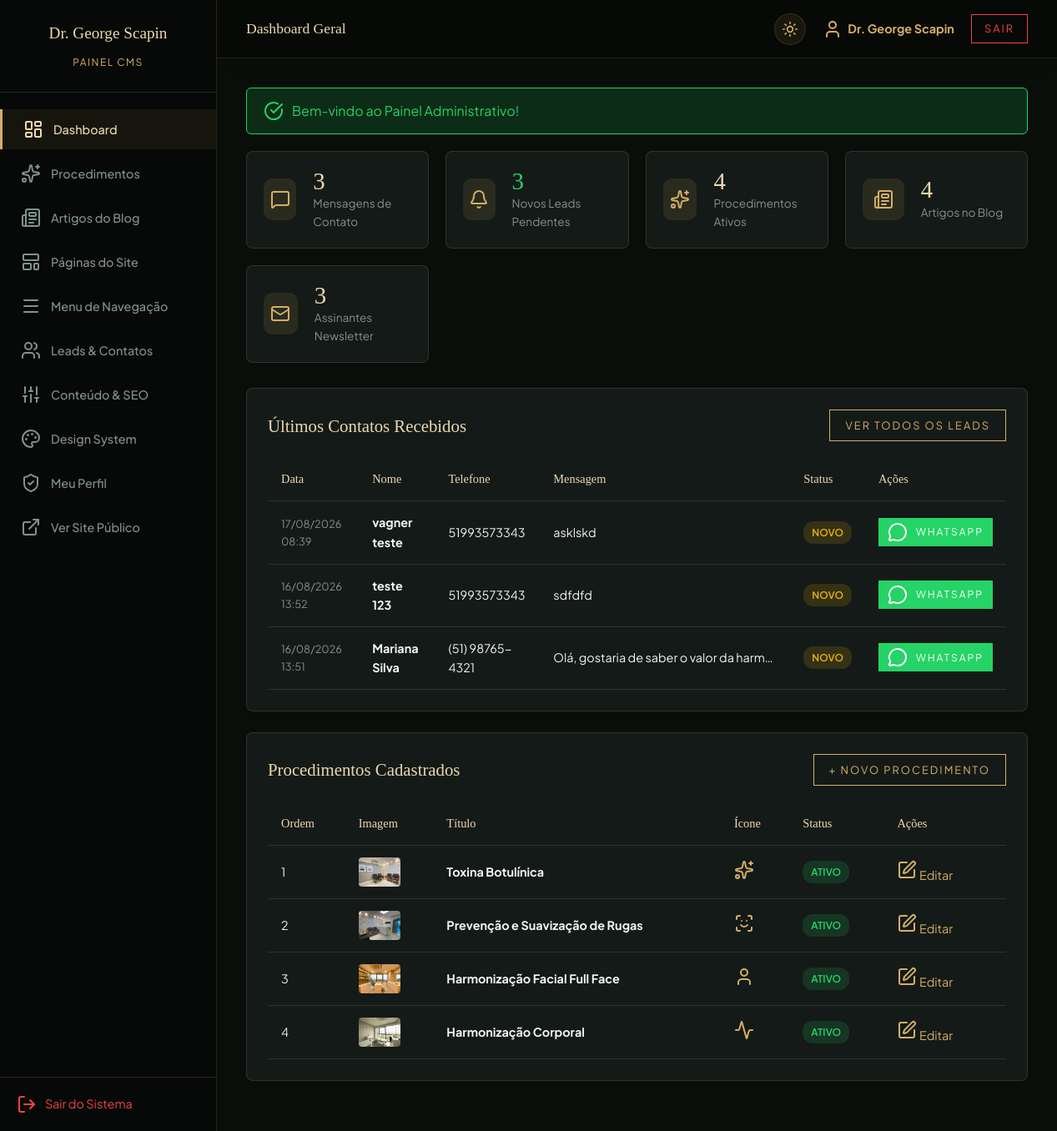
The page /admin (signed in) on the database its author committed.
### tables this page shows
CREATE TABLE `contact_messages` (
  `id` int NOT NULL AUTO_INCREMENT,
  `nome` varchar(255) NOT NULL,
  `telefone` varchar(50) NOT NULL,
  `mensagem` text NOT NULL,
  `status` varchar(50) DEFAULT 'novo',
  `created_at` datetime DEFAULT CURRENT_TIMESTAMP,
  PRIMARY KEY (`id`)
);

CREATE TABLE `procedures` (
  `id` int NOT NULL AUTO_INCREMENT,
  `title` varchar(255) NOT NULL,
  `slug` varchar(255) NOT NULL,
  `short_description` text NOT NULL,
  `full_description` text,
  `image_url` varchar(255) DEFAULT NULL,
  `icon_name` varchar(50) DEFAULT 'sparkles',
  `sort_order` int DEFAULT '0',
  `is_active` tinyint(1) DEFAULT '1',
  `created_at` datetime DEFAULT CURRENT_TIMESTAMP,
  `updated_at` datetime DEFAULT CURRENT_TIMESTAMP ON UPDATE CURRENT_TIMESTAMP,
  PRIMARY KEY (`id`),
  UNIQUE KEY `slug` (`slug`)
);

### app/Presentation/Controllers/AdminController.php (called while the page is built, shortened)
<?php
class AdminController
{
    private PDOProcedureRepository $procedureRepo;
    private PDOLeadRepository $leadRepo;
    private PDOPostRepository $postRepo;
    public function __construct()
    {
        $this->procedureRepo = new PDOProcedureRepository();
        $this->leadRepo = new PDOLeadRepository();
        $this->postRepo = new PDOPostRepository();
    }
    public function dashboard(): void
    {
        $contacts = $this->leadRepo->getAllContacts();
        $subscribers = $this->leadRepo->getAllNewsletterSubscribers();
        $procedures = $this->procedureRepo->getAll(false);
        $posts = $this->postRepo->getAll(false);
        $newLeadsCount = $this->leadRepo->countNewLeads();
        require admin_view_path('dashboard');
    }
}

### public/admin/index.php (called while the page is built, shortened)
<?php
require_once __DIR__ . '/../index.php';

### app/Infrastructure/Database/Connection.php (called while the page is built, shortened)
<?php
class Connection
{
    private static ?PDO $instance = null;
    public static function getInstance(): PDO
    {
        if (self::$instance === null) {
            $config = require __DIR__ . '/../../../config/database.php';
            try {
                $driver = $config['driver'] ?? 'mysql';
                if ($driver === 'sqlite') {
                    $dbPath = $config['database'];
                    self::$instance = new PDO("sqlite:" . $dbPath, null, null, [
                        PDO::ATTR_ERRMODE => PDO::ERRMODE_EXCEPTION,
                        PDO::ATTR_DEFAULT_FETCH_MODE => PDO::FETCH_ASSOC,
                        PDO::ATTR_EMULATE_PREPARES => false
                    ]);
                    self::$instance->exec('PRAGMA foreign_keys = ON;');
                } else {
                    $dsn = "mysql:host={$config['host']};port={$config['port']};dbname={$config['database']};charset={$config['charset']}";
                    self::$instance = new PDO($dsn, $config['username'], $config['password'], [
                        PDO::ATTR_ERRMODE => PDO::ERRMODE_EXCEPTION,
                        PDO::ATTR_DEFAULT_FETCH_MODE => PDO::FETCH_ASSOC,
                        PDO::ATTR_EMULATE_PREPARES => false,
                        PDO::MYSQL_ATTR_INIT_COMMAND => "SET NAMES utf8mb4"
                    ]);
                }
            } catch (PDOException $e) {
                die("Erro na conexão com o banco de dados MySQL: " . $e->getMessage());
            }
        }
        return self::$instance;
    }
}

### app/Infrastructure/Repositories/PDOLeadRepository.php (called while the page is built, shortened)
<?php
class PDOLeadRepository
{
    private PDO $pdo;
    public function __construct()
    {
        $this->pdo = Connection::getInstance();
    }
    public function getAllContacts(): array
    {
        $stmt = $this->pdo->query("SELECT * FROM contact_messages ORDER BY created_at DESC");
        return $stmt->fetchAll();
    }
    public function getAllNewsletterSubscribers(): array
    {
        $stmt = $this->pdo->query("SELECT * FROM newsletter_subscribers ORDER BY created_at DESC");
        return $stmt->fetchAll();
    }
    public function countNewLeads(): int
    {
        $stmt = $this->pdo->query("SELECT COUNT(*) as total FROM contact_messages WHERE status = 'novo'");
        $row = $stmt->fetch();
        return (int)($row['total'] ?? 0);
    }
}

### config/database.php (called while the page is built)
<?php
return [
    'driver' => getenv('DB_CONNECTION') ?: 'mysql',
    'host' => getenv('DB_HOST') ?: '127.0.0.1',
    'port' => (int)(getenv('DB_PORT') ?: 3306),
    'database' => getenv('DB_DATABASE') ?: 'clinica_george',
    'username' => getenv('DB_USERNAME') ?: 'root',
    'password' => getenv('DB_PASSWORD') ?: '',
    'charset' => 'utf8mb4'
];

### app/Infrastructure/Repositories/PDOProcedureRepository.php (called while the page is built, shortened)
<?php
class PDOProcedureRepository
{
    private PDO $pdo;
    public function __construct()
    {
        $this->pdo = Connection::getInstance();
    }
    public function getAll(bool $onlyActive = true): array
    {
        try {
            $sql = "SELECT * FROM procedures";
            $sql .= " ORDER BY sort_order ASC, id ASC";
            $stmt = $this->pdo->query($sql);
            return $stmt ? $stmt->fetchAll() : [];
        } catch (\Throwable $e) {
            return [];
        }
    }
}

### app/Infrastructure/Repositories/PDOPostRepository.php (called while the page is built, shortened)
<?php
class PDOPostRepository
{
    private PDO $pdo;
    public function __construct()
    {
        $this->pdo = Connection::getInstance();
    }
    public function getAll(bool $onlyPublished = true): array
    {
        try {
            $sql = "SELECT * FROM posts";
            $sql .= " ORDER BY created_at DESC, id DESC";
            $stmt = $this->pdo->query($sql);
            return $stmt ? $stmt->fetchAll() : [];
        } catch (\Throwable $e) {
            return [];
        }
    }
}

### app/helpers.php (called while the page is built, shortened)
<?php
if (!function_exists('asset')) {
    function asset(string $path): string {
        $path = ltrim($path, '/');
        return '/' . $path;
    }
}
if (!function_exists('url')) {
    function url(string $path = ''): string {
        $path = ltrim($path, '/');
        return '/' . $path;
    }
}

### admin/views/dashboard.php (the view, shortened to what this page needs)
<div class="stats-grid">
  <div class="stat-card">
    <div class="stat-icon"><i data-lucide="message-square" size="24"></i></div>
    <div>
      <div class="stat-val"><?= count($contacts) ?></div>
      <div class="stat-label">Mensagens de Contato</div>
    </div>
  </div>
  <div class="stat-card">
    <div class="stat-icon"><i data-lucide="bell" size="24"></i></div>
    <div>
      <div class="stat-val" style="color: #25D366;"><?= $newLeadsCount ?></div>
      <div class="stat-label">Novos Leads Pendentes</div>
    </div>
  </div>
  <div class="stat-card">
    <div class="stat-icon"><i data-lucide="sparkles" size="24"></i></div>
    <div>
      <div class="stat-val"><?= count($procedures) ?></div>
      <div class="stat-label">Procedimentos Ativos</div>
    </div>
  </div>
  <div class="stat-card">
    <div class="stat-icon"><i data-lucide="newspaper" size="24"></i></div>
    <div>
      <div class="stat-val"><?= count($posts ?? []) ?></div>
      <div class="stat-label">Artigos no Blog</div>
    </div>
  </div>
  <div class="stat-card">
    <div class="stat-icon"><i data-lucide="mail" size="24"></i></div>
    <div>
      <div class="stat-val"><?= count($subscribers) ?></div>
      <div class="stat-label">Assinantes Newsletter</div>
    </div>
  </div>
</div>
<div class="admin-card">
  <div style="display: flex; justify-content: space-between; align-items: center; margin-bottom: 20px; flex-wrap: wrap; gap: 10px;">
    <h3 style="color: var(--gold-light); font-size: 1.3rem;">Últimos Contatos Recebidos</h3>
    <a href="<?= url('/admin/leads') ?>" class="btn-primary" style="padding: 8px 18px; font-size: 0.8rem;">Ver Todos os Leads</a>
  </div>
  <?php if (empty($contacts)): ?>
    <p style="color: var(--text-muted); text-align: center; padding: 30px;">Nenhuma mensagem de contato recebida ainda.</p>
  <?php else: ?>
    <table class="admin-table">
      <thead>
        <tr>
          <th>Data</th>
          <th>Nome</th>
          <th>Telefone</th>
          <th>Mensagem</th>
          <th>Status</th>
          <th>Ações</th>
        </tr>
      </thead>
      <tbody>
        <?php foreach (array_slice($contacts, 0, 5) as $c): ?>
          <tr>
            <td style="color: var(--text-muted); font-size: 0.8rem;"><?= date('d/m/Y H:i', strtotime($c['created_at'])) ?></td>
            <td><strong><?= htmlspecialchars($c['nome']) ?></strong></td>
            <td><?= htmlspecialchars($c['telefone']) ?></td>
            <td style="max-width: 300px; white-space: nowrap; overflow: hidden; text-overflow: ellipsis;"><?= htmlspecialchars($c['mensagem']) ?></td>
            <td>
              <span class="badge <?= $c['status'] === 'novo' ? 'badge-warning' : ($c['status'] === 'atendido' ? 'badge-success' : 'badge-muted') ?>">
                <?= ucfirst($c['status']) ?>
              </span>
            </td>
            <td>
              <a href="https://wa.me/55<?= preg_replace('/\D/', '', $c['telefone']) ?>?text=Olá%20<?= urlencode($c['nome']) ?>,%20recebemos%20sua%20mensagem%20no%20site%20do%20Dr.%20George%20Scapin." target="_blank" class="btn-primary" style="padding: 4px 10px; font-size: 0.75rem; background: #25D366; border-color: #25D366; color: #fff;">
                <i data-lucide="message-circle" size="14"></i> WhatsApp
              </a>
            </td>
          </tr>
        <?php endforeach; ?>
      </tbody>
    </table>
  <?php endif; ?>
</div>
<div class="admin-card">
  <div style="display: flex; justify-content: space-between; align-items: center; margin-bottom: 20px; flex-wrap: wrap; gap: 10px;">
    <h3 style="color: var(--gold-light); font-size: 1.3rem;">Procedimentos Cadastrados</h3>
    <a href="<?= url('/admin/procedures/create') ?>" class="btn-primary" style="padding: 8px 18px; font-size: 0.8rem;">+ Novo Procedimento</a>
  </div>
  <table class="admin-table">
    <thead>
      <tr>
        <th>Ordem</th>
        <th>Imagem</th>
        <th>Título</th>
        <th>Ícone</th>
        <th>Status</th>
        <th>Ações</th>
      </tr>
    </thead>
    <tbody>
      <?php foreach ($procedures as $p): ?>
        <tr>
          <td><?= $p['sort_order'] ?></td>
          <td><img src="<?= asset($p['image_url'] ?: 'assets/images/botox.png') ?>" style="width: 50px; height: 35px; object-fit: cover; border-radius: 4px;"></td>
          <td><strong><?= htmlspecialchars($p['title']) ?></strong></td>
          <td><i data-lucide="<?= htmlspecialchars($p['icon_name'] ?: 'sparkles') ?>" size="18" style="color: var(--gold-primary);"></i></td>
          <td>
            <span class="badge <?= $p['is_active'] ? 'badge-success' : 'badge-muted' ?>">
              <?= $p['is_active'] ? 'Ativo' : 'Inativo' ?>
            </span>
          </td>
          <td>
            <a href="<?= url('/admin/procedures/edit/' . $p['id']) ?>" style="color: var(--gold-primary); margin-right: 15px; text-decoration: none;"><i data-lucide="edit" size="16"></i> Editar</a>
          </td>
        </tr>
      <?php endforeach; ?>
    </tbody>
  </table>
</div>
<?php
require __DIR__ . '/../layouts/admin_layout.php';
?>

### public/assets/css/style.css (style rules this page uses)
:root { --bg-color: #060907; --bg-light: #121814; --bg-input: #1a221c; --gold-primary: #C5A059; --gold-light: #E0C38C; --text-main: #F4F4F4; --text-muted: #A0A0A0; --header-bg: rgba(6, 9, 7, 0.95); --header-border: rgba(197, 160, 89, 0.15); --hero-overlay-start: rgba(6,9,7,0.4); --hero-overlay-end: rgba(6,9,7,0.9); --page-header-bg: linear-gradient(to bottom, #121814 0%, #060907 100%); --card-border: rgba(197, 160, 89, 0.1); --card-border-hover: rgba(197, 160, 89, 0.4); --card-bg: #121814; --hero-bg-image: url('./assets/hero.png'); --logo-filter: invert(86%) sepia(18%) saturate(687%) hue-rotate(345deg) brightness(97%) contrast(89%); --font-serif: 'Playfair Display', serif; --font-sans: 'Montserrat', sans-serif; }
* { margin: 0; padding: 0; box-sizing: border-box; }
body { background-color: var(--bg-color); color: var(--text-main); font-family: var(--font-sans); line-height: 1.6; -webkit-font-smoothing: antialiased; overflow-x: hidden; transition: background-color 0.4s ease, color 0.4s ease; }
h1, h2, h3, h4 { font-family: var(--font-serif); font-weight: 400; }
img { max-width: 100%; height: auto; display: block; }
.btn-primary { display: inline-flex; align-items: center; gap: 10px; padding: 15px 35px; background-color: transparent; color: var(--gold-primary); border: 1px solid var(--gold-primary); text-decoration: none; font-size: 0.9rem; letter-spacing: 2px; text-transform: uppercase; transition: all 0.3s; cursor: pointer; }

### public/assets/css/admin-design-system.css (style rules this page uses)
:root { --font-sans: 'Plus Jakarta Sans', -apple-system, BlinkMacSystemFont, "Segoe UI", Roboto, sans-serif; --font-serif: 'Playfair Display', Georgia, serif; --admin-sidebar-w: 260px; --admin-topbar-h: 68px; --radius-xs: 4px; --radius-sm: 8px; --radius-md: 12px; --radius-lg: 16px; --radius-xl: 24px; --radius-full: 9999px; --transition-fast: 0.15s cubic-bezier(0.4, 0, 0.2, 1); --transition-base: 0.25s cubic-bezier(0.4, 0, 0.2, 1); --transition-smooth: 0.35s cubic-bezier(0.4, 0, 0.2, 1); }
[data-theme="dark"] { --bg-app: #0d1210; --bg-surface: #141a17; --bg-surface-container: #1b231f; --bg-surface-container-high: #232c27; --bg-surface-variant: #28342e; --border-subtle: rgba(255, 255, 255, 0.08); --border-strong: rgba(255, 255, 255, 0.15); --card-border: rgba(197, 160, 89, 0.18); --text-main: #f1f5f3; --text-secondary: #c0ccc5; --text-muted: #82938a; --text-disabled: #54645b; --color-primary: #d4af65; --color-primary-hover: #e0c283; --color-primary-container: rgba(212, 175, 101, 0.15); --color-on-primary: #121814; --color-on-primary-container: #ecd8ae; --gold-primary: #d4af65; --gold-light: #ecd8ae; --bg-color: #0d1210; --bg-light: #141a17; --bg-input: #1b231f; --color-success: #10b981; --color-success-container: rgba(16, 185, 129, 0.15); --color-on-success: #064e3b; --color-error: #f43f5e; --color-error-container: rgba(244, 63, 94, 0.15); --color-on-error: #881337; --color-warning: #f59e0b; --color-warning-container: rgba(245, 158, 11, 0.15); --color-on-warning: #78350f; --color-info: #0ea5e9; --color-info-container: rgba(14, 165, 233, 0.15); --color-on-info: #075985; --elevation-1: 0px 1px 3px rgba(0, 0, 0, 0.4), 0px 1px 2px rgba(0, 0, 0, 0.6); --elevation-2: 0px 4px 12px rgba(0, 0, 0, 0.5); --elevation-3: 0px 8px 24px rgba(0, 0, 0, 0.6); }

### rows shown on the page
contact_messages: created_at "17/08/2026 08:39", nome "vagner teste", telefone "51993573343", mensagem "asklskd", status "NOVO"
contact_messages: created_at "16/08/2026 13:52", nome "teste 123", telefone "51993573343", mensagem "sdfdfd", status "NOVO"
contact_messages: created_at "16/08/2026 13:51", nome "Mariana Silva", telefone "(51) 98765-4321", mensagem "Olá, gostaria de saber o valor da harm…", status "NOVO"
procedures: sort_order "1", image_url (picture), title "Toxina Botulínica", is_active "ATIVO"
procedures: sort_order "2", image_url (picture), title "Prevenção e Suavização de Rugas", is_active "ATIVO"
procedures: sort_order "3", image_url (picture), title "Harmonização Facial Full Face", is_active "ATIVO"
procedures: sort_order "4", image_url (picture), title "Harmonização Corporal", is_active "ATIVO"

### other values the page prints
$pageTitle "Dashboard Geral"
$user['name'] "Dr. George Scapin"
$msg "Bem-vindo ao Painel Administrativo!"
count($contacts) "3"
$newLeadsCount "3"
count($procedures) "4"
count($posts ?? []) "4"
count($subscribers) "3"
